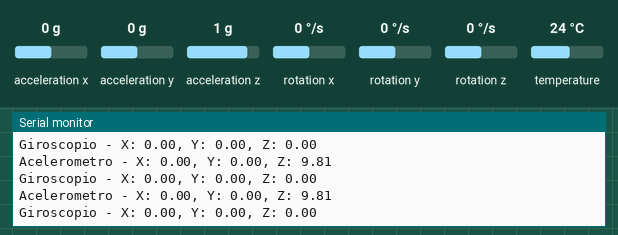
Simulated run of this sketch. Board: Arduino Uno, built with avr-gcc and run on an emulated ATmega328P. Shown: the last lines printed to the serial monitor. Inputs (shaded band) come from the test bench; at power-on: acceleration x 0 g, acceleration y 0 g, acceleration z 1 g, rotation x 0 °/s, rotation y 0 °/s, rotation z 0 °/s, temperature 24 °C.

Above: at 2.2 s.
2.3 s: acceleration x set to -1.4 g
At 2.48 s:
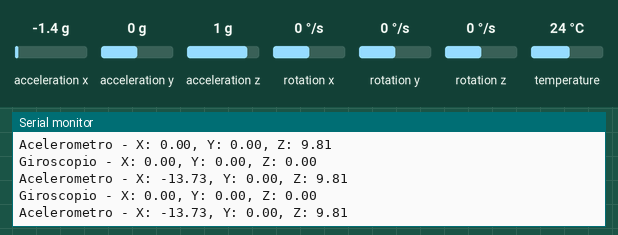
3.8 s: acceleration y set to -1.4 g
At 3.85 s:
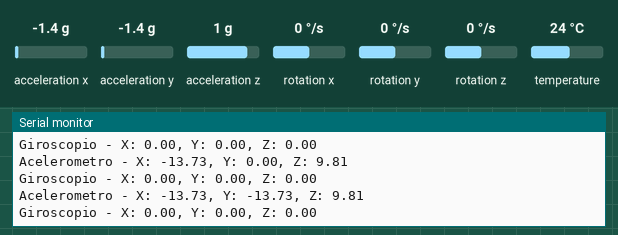
5.3 s: acceleration z set to -1.4 g
At 5.32 s:
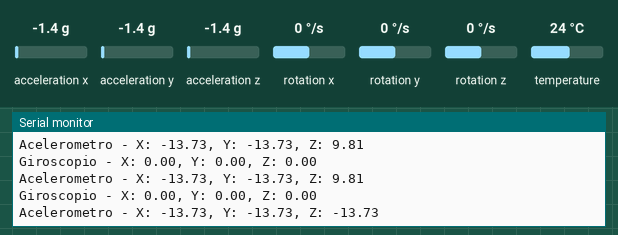
6.8 s: rotation x set to -192 °/s
At 6.9 s:
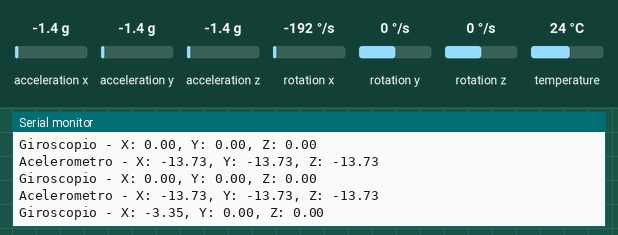
8.3 s: rotation y set to -192 °/s
At 8.37 s:
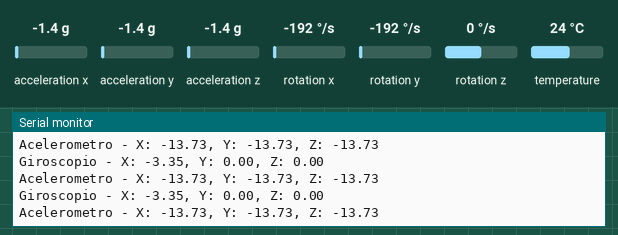

The sketch:

MPU6050.ino
```cpp
#include <Adafruit_MPU6050.h>
#include <Adafruit_Sensor.h>
#include <Wire.h>

Adafruit_MPU6050 mpu;

void setup(void) {
  Serial.begin(115200);
  while (!Serial)
    delay(10); // Espera a que el puerto serial esté listo

  Serial.println("Iniciando MPU6050 prueba de conexión...");

  // Intenta inicializar el MPU6050
  if (!mpu.begin()) {
    Serial.println("No se encontró un sensor MPU6050, ¡revisa tus conexiones!");
    while (1) {
      delay(10);
    }
  }
  Serial.println("MPU6050 encontrado!");

  // Establecer rango de acelerómetro
  mpu.setAccelerometerRange(MPU6050_RANGE_8_G);
  Serial.print("Rango de acelerometro establecido a: ");
  switch (mpu.getAccelerometerRange()) {
  case MPU6050_RANGE_2_G:
    Serial.println("±2G");
    break;
  case MPU6050_RANGE_4_G:
    Serial.println("±4G");
    break;
  case MPU6050_RANGE_8_G:
    Serial.println("±8G");
    break;
  case MPU6050_RANGE_16_G:
    Serial.println("±16G");
    break;
  }
  Serial.println("");
  delay(1000);
}

void loop() {
  /* Lea los sensores */
  sensors_event_t a, g, temp;
  mpu.getEvent(&a, &g, &temp);

  /* Imprime los valores del acelerómetro */
  Serial.print("Acelerometro - X: ");
  Serial.print(a.acceleration.x);
  Serial.print(", Y: ");
  Serial.print(a.acceleration.y);
  Serial.print(", Z: ");
  Serial.println(a.acceleration.z);

  /* Imprime los valores del giroscopio */
  Serial.print("Giroscopio - X: ");
  Serial.print(g.gyro.x);
  Serial.print(", Y: ");
  Serial.print(g.gyro.y);
  Serial.print(", Z: ");
  Serial.println(g.gyro.z);

  delay(100); // Retardo de 100ms entre lecturas
}
```

Measured:
- after the input at 2.3 s, the serial monitor: prints a new line after 0.07 s (image 1)
- after the input at 3.8 s, the serial monitor: prints a new line at once (image 2)
- after the input at 5.3 s, the serial monitor: prints a new line at once (image 3)
- after the input at 6.8 s, the serial monitor: prints a new line after 0.10 s (image 4)
